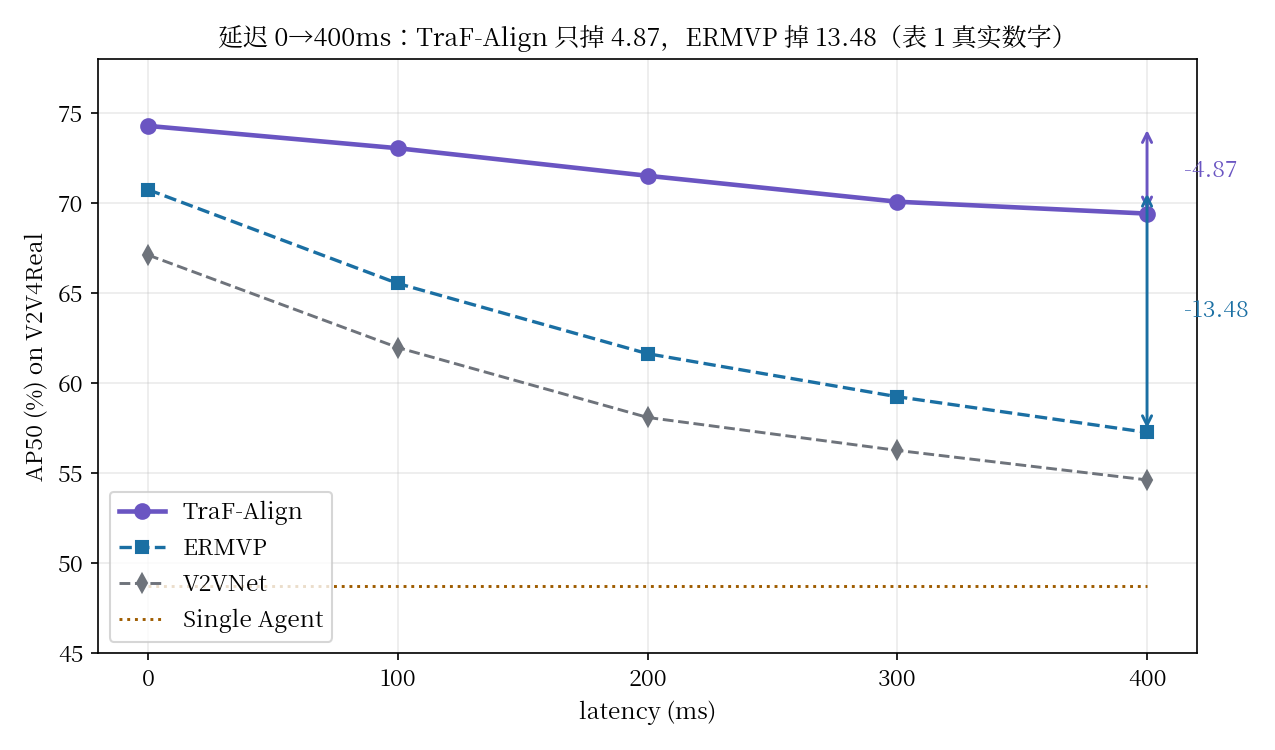

Python code for this plot:
"""表 1 的真实数字：AP 随延迟的衰减曲线。
V2V4Real AP50：TraF-Align vs ERMVP vs V2VNet vs 单车。
"""
import matplotlib
matplotlib.use("Agg")
import matplotlib.pyplot as plt
import numpy as np

plt.rcParams["mathtext.fontset"] = "cm"
plt.rcParams["font.size"] = 11
plt.rcParams["font.family"] = "sans-serif"
from matplotlib.font_manager import fontManager
fontManager.addfont("/usr/share/fonts/opentype/noto/NotoSerifCJK-Regular.ttc")
plt.rcParams["font.sans-serif"] = ["Noto Serif CJK JP", "DejaVu Sans"]

lat = np.array([0, 100, 200, 300, 400])
# 表 1 V2V4Real AP50 真实数字
traf = np.array([74.28, 73.04, 71.51, 70.07, 69.41])
ermvp = np.array([70.74, 65.53, 61.63, 59.24, 57.26])
v2vnet = np.array([67.11, 61.97, 58.09, 56.26, 54.62])
single = np.array([48.75] * 5)

fig, ax = plt.subplots(figsize=(8.5, 5), facecolor="white")
ax.plot(lat, traf, "o-", color="#6a55c2", lw=2.2, ms=7, label="TraF-Align")
ax.plot(lat, ermvp, "s--", color="#1a6fa3", lw=1.6, ms=6, label="ERMVP")
ax.plot(lat, v2vnet, "d--", color="#6e737b", lw=1.4, ms=6, label="V2VNet")
ax.plot(lat, single, ":", color="#9e5c00", lw=1.4, label="Single Agent")
# 标注衰减量
ax.annotate("", xy=(400, 69.41), xytext=(400, 74.28),
            arrowprops=dict(arrowstyle="<->", color="#6a55c2", lw=1.4))
ax.text(415, 71.8, "-4.87", color="#6a55c2", fontsize=11, va="center")
ax.annotate("", xy=(400, 57.26), xytext=(400, 70.74),
            arrowprops=dict(arrowstyle="<->", color="#1a6fa3", lw=1.4))
ax.text(415, 64.0, "-13.48", color="#1a6fa3", fontsize=11, va="center")

ax.set_xlabel("latency (ms)")
ax.set_ylabel("AP50 (%) on V2V4Real")
ax.set_title("延迟 0→400ms：TraF-Align 只掉 4.87，ERMVP 掉 13.48（表 1 真实数字）",
             fontsize=12)
ax.set_xticks(lat)
ax.set_ylim(45, 78)
ax.legend(loc="lower left")
ax.grid(alpha=0.25)
fig.tight_layout()
fig.savefig("/home/hatch/workspace/your_files/paper-xray-100/papers/087-Agent-traf-align/fig-latency-robustness.png",
            dpi=150)
print("saved fig-latency-robustness.png")
